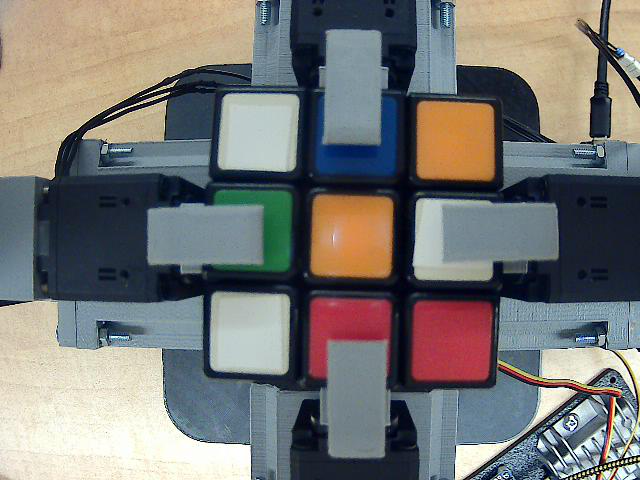
#> input picture src/frame_cube.png, 640 x 480 px, given in place of the camera
$ python 'traitement image.py'
#> lines starting #> are read from the running program, lines starting #| are printed output that depends on the picture; after the words box and inside, x2 and y2 are one past the last pixel; in counts of white or black regions, pixels touching at a corner belong together
# The file to analyze the colors on the cube
import numpy as np
import cv2
cap = cv2.VideoCapture(1)

YellowL_limit = np.array([25, 80, 0])  # setting the yellow lower limit
YellowU_limit = np.array([39, 255, 194])  # setting the yellow upper limit

BlueL_limit = np.array([110, 80, 0])  # setting the yellow lower limit
BlueU_limit = np.array([130, 255, 194])

RedL_limit = np.array([141, 80, 0])  # setting the yellow lower limit
RedU_limit = np.array([180, 255, 194])

OrangeL_limit = np.array([10, 80, 0])  # setting the yellow lower limit
OrangeU_limit = np.array([25, 255, 194])

GreenL_limit = np.array([40, 80, 0])  # setting the yellow lower limit
GreenU_limit = np.array([100, 255, 194])

WhiteL_limit = np.array([0, 0, 120])  # setting the yellow lower limit
WhiteU_limit = np.array([180, 79, 255])


# frames = np.array([[1,1,1],[1,1,1],[1,1,1]])
def colorofsquare(leframe):
    Y_mask = cv2.inRange(leframe, YellowL_limit, YellowU_limit)
    yellow_pixel_count = cv2.countNonZero(Y_mask)
    cv2.imshow('Yellow pixel count',Y_mask)

    B_mask = cv2.inRange(leframe, BlueL_limit, BlueU_limit)
    blue_pixel_count = cv2.countNonZero(B_mask)

    R_mask = cv2.inRange(leframe, RedL_limit, RedU_limit)
    red_pixel_count = cv2.countNonZero(R_mask)

    O_mask = cv2.inRange(leframe, OrangeL_limit, OrangeU_limit)
    orange_pixel_count = cv2.countNonZero(O_mask)

    G_mask = cv2.inRange(leframe, GreenL_limit, GreenU_limit)
    green_pixel_count = cv2.countNonZero(G_mask)

    W_mask = cv2.inRange(leframe, WhiteL_limit, WhiteU_limit)
    white_pixel_count = cv2.countNonZero(W_mask)

    couleur = max(blue_pixel_count, red_pixel_count, orange_pixel_count, green_pixel_count, yellow_pixel_count, white_pixel_count)
    if couleur == blue_pixel_count:
        return "B"
    elif couleur == red_pixel_count:
        return "R"
    elif couleur == orange_pixel_count:
        return "O"
    elif couleur == green_pixel_count:
        return "G"
    elif couleur == yellow_pixel_count:
        return "Y"
    elif couleur == white_pixel_count:
        return "W"
def faceofdacube():
    ret, frame = cap.read()
#> frame is the input picture: shape (480, 640, 3); mean B, G, R 117.6, 119.8, 120.4
    width = np.size(frame, 1)
#> width = 640
    height = np.size(frame, 0)
#> height = 480

    coin_sup_gauche = [0, 0]
    coin_inf_droit = [width, height]
#> coin_inf_droit = [640, 480]

    cote_cube = 100

    # Barre horizontales
    haut_1_x = 100
    bas_1_x = 200

    haut_2_x = haut_1_x + cote_cube
    bas_2_x = bas_1_x + cote_cube

    haut_3_x = haut_2_x + cote_cube
    bas_3_x = bas_2_x + cote_cube

    # Barres verticales
    gauche_x_1 = 200
    droite_x_1 = 300

    gauche_x_2 = gauche_x_1 + cote_cube
    droite_x_2 = droite_x_1 + cote_cube

    gauche_x_3 = gauche_x_2 + cote_cube
    droite_x_3 = droite_x_2 + cote_cube

    filtered = cv2.GaussianBlur(frame, (5, 5), cv2.BORDER_DEFAULT)

    into_hsv = cv2.cvtColor(filtered, cv2.COLOR_BGR2HSV)
#> into_hsv: shape (480, 640, 3); mean H, S, V 78.7, 84.4, 138
    into_hsv_filtered = cv2.cvtColor(filtered, cv2.COLOR_BGR2HSV)
    frame_cube = into_hsv[haut_1_x:bas_3_x, gauche_x_1:droite_x_3].copy()
#> frame_cube: shape (300, 300, 3); mean H, S, V 94.8, 111.2, 125.2
    cv2.imshow('1_1', frame_cube)
    frame_1_1 = into_hsv[haut_1_x:bas_1_x, gauche_x_1:droite_x_1].copy()
#> frame_1_1: shape (100, 100, 3); mean H, S, V 88.9, 70.3, 140.4
    frame_2_1 = into_hsv[haut_2_x:bas_2_x, gauche_x_1:droite_x_1].copy()
#> frame_2_1: shape (100, 100, 3); mean H, S, V 92.7, 109.9, 102.5
    frame_3_1 = into_hsv[haut_3_x:bas_3_x, gauche_x_1:droite_x_1].copy()
#> frame_3_1: shape (100, 100, 3); mean H, S, V 88.6, 50.2, 147.9

    frame_1_2 = into_hsv[haut_1_x:bas_1_x, gauche_x_2:droite_x_2].copy()
#> frame_1_2: shape (100, 100, 3); mean H, S, V 102.2, 145, 92.9
    frame_2_2 = into_hsv[haut_2_x:bas_2_x, gauche_x_2:droite_x_2].copy()
#> frame_2_2: shape (100, 100, 3); mean H, S, V 48.1, 145, 136.8
    frame_3_2 = into_hsv[haut_3_x:bas_3_x, gauche_x_2:droite_x_2].copy()
#> frame_3_2: shape (100, 100, 3); mean H, S, V 136.7, 108, 125.3

    frame_1_3 = into_hsv[haut_1_x:bas_1_x, gauche_x_3:droite_x_3].copy()
#> frame_1_3: shape (100, 100, 3); mean H, S, V 47.3, 153.7, 133.5
    frame_2_3 = into_hsv[haut_2_x:bas_2_x, gauche_x_3:droite_x_3].copy()
#> frame_2_3: shape (100, 100, 3); mean H, S, V 93.7, 73.4, 119.9
    frame_3_3 = into_hsv[haut_3_x:bas_3_x, gauche_x_3:droite_x_3].copy()
#> frame_3_3: shape (100, 100, 3); mean H, S, V 154.8, 145, 127.8

    # ret will return a true value if the frame exists otherwise False
    into_hsv = cv2.cvtColor(frame, cv2.COLOR_BGR2HSV)
#> into_hsv: shape (480, 640, 3); mean H, S, V 78.8, 89.3, 138.3

    # creating the mask using inRange() function
    # this will produce an image where the color of the objects
    # falling in the range will turn white and rest will be black
    '''
    yellow = cv2.bitwise_and(frame, frame, mask=Y_mask)
    blue = cv2.bitwise_and(frame, frame, mask=B_mask)
    red = cv2.bitwise_and(frame, frame, mask=R_mask)
    orange = cv2.bitwise_or(frame, frame, mask=O_mask)
    green = cv2.bitwise_and(frame, frame, mask=G_mask)
    white = cv2.bitwise_and(frame, frame, mask=W_mask)
    '''


    cv2.imshow('Original', frame)  # to display the original frame
    '''
    cv2.imshow('Filtered', filtered)  # to display the original frame
    cv2.imshow('hsv', into_hsv)  # to display the original frame
    cv2.imshow('hsv_filtered', into_hsv_filtered)  # to display the original frame
    cv2.imshow('frame1_1', frame_1_1)

    cv2.imshow('1_1', frame_1_1)
    cv2.imshow('2_1', frame_2_1)
    cv2.imshow('3_1', frame_3_1)

    cv2.imshow('1_2', frame_1_2)
    cv2.imshow('2_2', frame_2_2)
    cv2.imshow('3_2', frame_3_2)

    cv2.imshow('1_3', frame_1_3)
    cv2.imshow('2_3', frame_2_3)
    cv2.imshow('3_3', frame_3_3)

    cv2.imshow('Orange Detector', O_mask)  # to display the yellow object output
    cv2.imshow('White Detector', W_mask)
    cv2.imshow('Yellow Detector', Y_mask)
    cv2.imshow('Blue Detector', B_mask)
    cv2.imshow('Red Detector', R_mask)
    cv2.imshow('Green Detector', G_mask)
    '''

    square1_1 = colorofsquare(frame_1_1)
#> in colorofsquare, `Y_mask = cv2.inRange(leframe, YellowL_limit, YellowU_limit)`: Y_mask: shape (100, 100); every value is 0
#> in colorofsquare, `yellow_pixel_count = cv2.countNonZero(Y_mask)`: yellow_pixel_count = 0
#> in colorofsquare, `B_mask = cv2.inRange(leframe, BlueL_limit, BlueU_limit)`:
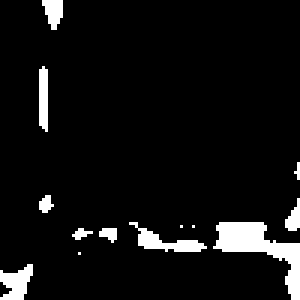
#> B_mask: shape (100, 100) (shown 3 times larger); 6.6% white; 13 white regions (5 under 20 px), largest, box (x1, y1, x2, y2) and area: (71, 74, 100, 100) 273, (43, 74, 69, 84) 93, (0, 88, 11, 100) 83
#> in colorofsquare, `blue_pixel_count = cv2.countNonZero(B_mask)`: blue_pixel_count = 658
#> in colorofsquare, `red_pixel_count = cv2.countNonZero(R_mask)`: red_pixel_count = 0
#> in colorofsquare, `G_mask = cv2.inRange(leframe, GreenL_limit, GreenU_limit)`: G_mask: shape (100, 100); 11.3% white; 5 white regions (3 under 20 px), largest, box (x1, y1, x2, y2) and area: (11, 84, 96, 100) 1094, (20, 71, 32, 75) 25
#> in colorofsquare, `green_pixel_count = cv2.countNonZero(G_mask)`: green_pixel_count = 1130
#> in colorofsquare, `W_mask = cv2.inRange(leframe, WhiteL_limit, WhiteU_limit)`: W_mask: shape (100, 100); 57.4% white; 1 black region, box (x1, y1, x2, y2) and area: (0, 0, 100, 100) 4264
#> in colorofsquare, `white_pixel_count = cv2.countNonZero(W_mask)`: white_pixel_count = 5736
#> square1_1 = 'W'
    square2_1 = colorofsquare(frame_2_1)
#> in colorofsquare (call 2), `B_mask = cv2.inRange(leframe, BlueL_limit, BlueU_limit)`: B_mask: shape (100, 100); 12.8% white; 4 white regions, box (x1, y1, x2, y2) and area: (0, 32, 100, 100) 1199, (5, 67, 13, 73) 28, (0, 0, 9, 3) 25, (97, 0, 100, 8) 23
#> in colorofsquare (call 2), `blue_pixel_count = cv2.countNonZero(B_mask)`: blue_pixel_count = 1275
#> in colorofsquare (call 2), `G_mask = cv2.inRange(leframe, GreenL_limit, GreenU_limit)`:
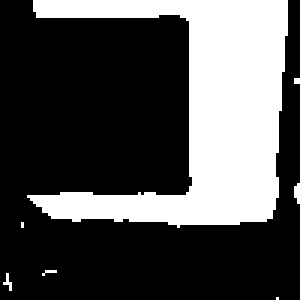
#> G_mask: shape (100, 100) (shown 3 times larger); 30.7% white; 7 white regions (6 under 20 px), largest, box (x1, y1, x2, y2) and area: (9, 0, 96, 76) 3041
#> in colorofsquare (call 2), `green_pixel_count = cv2.countNonZero(G_mask)`: green_pixel_count = 3072
#> in colorofsquare (call 2), `W_mask = cv2.inRange(leframe, WhiteL_limit, WhiteU_limit)`: W_mask: shape (100, 100); 40.3% white; 3 white regions (1 under 20 px), largest, box (x1, y1, x2, y2) and area: (0, 4, 63, 65) 3563, (12, 93, 89, 100) 467
#> in colorofsquare (call 2), `white_pixel_count = cv2.countNonZero(W_mask)`: white_pixel_count = 4032
#> square2_1 = 'W'
    square3_1 = colorofsquare(frame_3_1)
#> in colorofsquare (call 3), `B_mask = cv2.inRange(leframe, BlueL_limit, BlueU_limit)`: B_mask: shape (100, 100); 9% white; 8 white regions (5 under 20 px), largest, box (x1, y1, x2, y2) and area: (41, 0, 100, 89) 758, (17, 73, 35, 79) 67, (5, 4, 10, 23) 60
#> in colorofsquare (call 3), `G_mask = cv2.inRange(leframe, GreenL_limit, GreenU_limit)`: G_mask: shape (100, 100); 0.67% white in thin lines or dots, all inside (x1, y1, x2, y2) = (3, 0, 98, 89)
#> in colorofsquare (call 3), `W_mask = cv2.inRange(leframe, WhiteL_limit, WhiteU_limit)`: W_mask: shape (100, 100); 66.3% white; 4 black regions (3 under 20 px), largest, box (x1, y1, x2, y2) and area: (0, 0, 100, 100) 3334
#> square3_1 = 'W'

    square1_2 = colorofsquare(frame_1_2)
#> in colorofsquare (call 4), `B_mask = cv2.inRange(leframe, BlueL_limit, BlueU_limit)`: B_mask: shape (100, 100); 22.7% white; 18 white regions (15 under 20 px), largest, box (x1, y1, x2, y2) and area: (0, 7, 100, 100) 1751, (37, 46, 80, 56) 237, (3, 0, 19, 30) 184
#> in colorofsquare (call 4), `R_mask = cv2.inRange(leframe, RedL_limit, RedU_limit)`: R_mask: shape (100, 100); 0.03% white in thin lines or dots, all inside (x1, y1, x2, y2) = (92, 98, 95, 100)
#> in colorofsquare (call 4), `O_mask = cv2.inRange(leframe, OrangeL_limit, OrangeU_limit)`: O_mask: shape (100, 100); 3.7% white; 1 white region, box (x1, y1, x2, y2) and area: (13, 93, 91, 100) 372
#> in colorofsquare (call 4), `G_mask = cv2.inRange(leframe, GreenL_limit, GreenU_limit)`: G_mask: shape (100, 100); 0.13% white in thin lines or dots, all inside (x1, y1, x2, y2) = (21, 19, 81, 90)
#> in colorofsquare (call 4), `W_mask = cv2.inRange(leframe, WhiteL_limit, WhiteU_limit)`: W_mask: shape (100, 100); 23.1% white; 1 white region, box (x1, y1, x2, y2) and area: (24, 0, 81, 44) 2309
#> square1_2 = 'W'
    square2_2 = colorofsquare(frame_2_2)
#> in colorofsquare (call 5), `B_mask = cv2.inRange(leframe, BlueL_limit, BlueU_limit)`: B_mask: shape (100, 100); 18.6% white; 2 white regions, box (x1, y1, x2, y2) and area: (0, 0, 100, 100) 1683, (95, 0, 100, 58) 178
#> in colorofsquare (call 5), `R_mask = cv2.inRange(leframe, RedL_limit, RedU_limit)`: R_mask: shape (100, 100); 2.3% white; 7 white regions (5 under 20 px), largest, box (x1, y1, x2, y2) and area: (10, 97, 91, 100) 198, (95, 8, 97, 24) 22
#> in colorofsquare (call 5), `O_mask = cv2.inRange(leframe, OrangeL_limit, OrangeU_limit)`: O_mask: shape (100, 100); 25.9% white; 1 white region, box (x1, y1, x2, y2) and area: (9, 0, 97, 81) 2586
#> in colorofsquare (call 5), `G_mask = cv2.inRange(leframe, GreenL_limit, GreenU_limit)`: G_mask: shape (100, 100); 0.11% white in thin lines or dots, all inside (x1, y1, x2, y2) = (0, 63, 36, 85)
#> in colorofsquare (call 5), `W_mask = cv2.inRange(leframe, WhiteL_limit, WhiteU_limit)`: W_mask: shape (100, 100); 0.49% white; 1 white region, box (x1, y1, x2, y2) and area: (32, 32, 38, 42) 49
#> square2_2 = 'O'
    square3_2 = colorofsquare(frame_3_2)
#> in colorofsquare (call 6), `B_mask = cv2.inRange(leframe, BlueL_limit, BlueU_limit)`: B_mask: shape (100, 100); 7% white; 15 white regions (7 under 20 px), largest, box (x1, y1, x2, y2) and area: (0, 23, 7, 76) 265, (94, 19, 100, 77) 170, (88, 79, 100, 89) 60
#> in colorofsquare (call 6), `blue_pixel_count = cv2.countNonZero(B_mask)`: blue_pixel_count = 698
#> in colorofsquare (call 6), `R_mask = cv2.inRange(leframe, RedL_limit, RedU_limit)`:
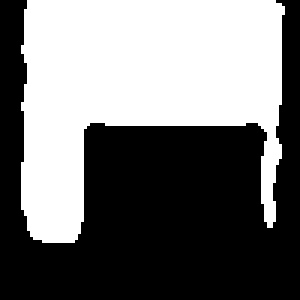
#> R_mask: shape (100, 100) (shown 3 times larger); 45.1% white; 1 white region, box (x1, y1, x2, y2) and area: (7, 0, 95, 81) 4515
#> in colorofsquare (call 6), `red_pixel_count = cv2.countNonZero(R_mask)`: red_pixel_count = 4515
#> in colorofsquare (call 6), `orange_pixel_count = cv2.countNonZero(O_mask)`: orange_pixel_count = 0
#> in colorofsquare (call 6), `G_mask = cv2.inRange(leframe, GreenL_limit, GreenU_limit)`: G_mask: shape (100, 100); 0.06% white in thin lines or dots, all inside (x1, y1, x2, y2) = (5, 69, 96, 77)
#> in colorofsquare (call 6), `green_pixel_count = cv2.countNonZero(G_mask)`: green_pixel_count = 6
#> in colorofsquare (call 6), `W_mask = cv2.inRange(leframe, WhiteL_limit, WhiteU_limit)`:
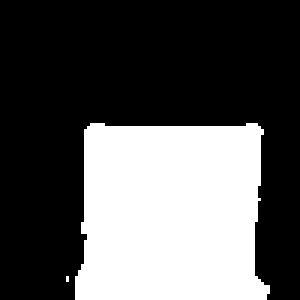
#> W_mask: shape (100, 100) (shown 3 times larger); 34.3% white; 2 white regions (1 under 20 px), largest, box (x1, y1, x2, y2) and area: (25, 41, 90, 100) 3430
#> in colorofsquare (call 6), `white_pixel_count = cv2.countNonZero(W_mask)`: white_pixel_count = 3432
#> in colorofsquare (call 6), `couleur = max(blue_pixel_count, red_pixel_count, orange_pixel_count, g..`: couleur = 4515
#> square3_2 = 'R'

    square1_3 = colorofsquare(frame_1_3)
#> in colorofsquare (call 7), `B_mask = cv2.inRange(leframe, BlueL_limit, BlueU_limit)`: B_mask: shape (100, 100); 18.5% white; 17 white regions (12 under 20 px), largest, box (x1, y1, x2, y2) and area: (0, 0, 60, 100) 1427, (61, 48, 100, 96) 300, (46, 97, 64, 99) 35, (91, 0, 99, 3) 22, (80, 95, 87, 99) 22
#> in colorofsquare (call 7), `blue_pixel_count = cv2.countNonZero(B_mask)`: blue_pixel_count = 1849
#> in colorofsquare (call 7), `R_mask = cv2.inRange(leframe, RedL_limit, RedU_limit)`: R_mask: shape (100, 100); 0.25% white in thin lines or dots, all inside (x1, y1, x2, y2) = (34, 29, 97, 85)
#> in colorofsquare (call 7), `red_pixel_count = cv2.countNonZero(R_mask)`: red_pixel_count = 25
#> in colorofsquare (call 7), `O_mask = cv2.inRange(leframe, OrangeL_limit, OrangeU_limit)`:
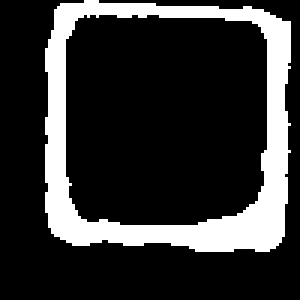
#> O_mask: shape (100, 100) (shown 3 times larger); 19.9% white; 1 white region, box (x1, y1, x2, y2) and area: (15, 0, 97, 84) 1994
#> in colorofsquare (call 7), `orange_pixel_count = cv2.countNonZero(O_mask)`: orange_pixel_count = 1994
#> in colorofsquare (call 7), `G_mask = cv2.inRange(leframe, GreenL_limit, GreenU_limit)`: G_mask: shape (100, 100); 0.66% white in thin lines or dots, all inside (x1, y1, x2, y2) = (17, 91, 80, 96)
#> in colorofsquare (call 7), `green_pixel_count = cv2.countNonZero(G_mask)`: green_pixel_count = 66
#> in colorofsquare (call 7), `W_mask = cv2.inRange(leframe, WhiteL_limit, WhiteU_limit)`: W_mask: shape (100, 100); 0.56% white; 1 white region, box (x1, y1, x2, y2) and area: (20, 98, 59, 100) 56
#> in colorofsquare (call 7), `white_pixel_count = cv2.countNonZero(W_mask)`: white_pixel_count = 56
#> in colorofsquare (call 7), `couleur = max(blue_pixel_count, red_pixel_count, orange_pixel_count, g..`: couleur = 1994
#> square1_3 = 'O'
    square2_3 = colorofsquare(frame_2_3)
#> in colorofsquare (call 8), `B_mask = cv2.inRange(leframe, BlueL_limit, BlueU_limit)`: B_mask: shape (100, 100); 22.4% white; 7 white regions (4 under 20 px), largest, box (x1, y1, x2, y2) and area: (0, 21, 100, 100) 1978, (0, 0, 16, 20) 200, (92, 0, 100, 3) 23
#> in colorofsquare (call 8), `blue_pixel_count = cv2.countNonZero(B_mask)`: blue_pixel_count = 2235
#> in colorofsquare (call 8), `R_mask = cv2.inRange(leframe, RedL_limit, RedU_limit)`: R_mask: shape (100, 100); 0.46% white in thin lines or dots, all inside (x1, y1, x2, y2) = (23, 99, 87, 100)
#> in colorofsquare (call 8), `red_pixel_count = cv2.countNonZero(R_mask)`: red_pixel_count = 46
#> in colorofsquare (call 8), `orange_pixel_count = cv2.countNonZero(O_mask)`: orange_pixel_count = 0
#> in colorofsquare (call 8), `G_mask = cv2.inRange(leframe, GreenL_limit, GreenU_limit)`: G_mask: shape (100, 100); 0.16% white in thin lines or dots, all inside (x1, y1, x2, y2) = (7, 4, 97, 99)
#> in colorofsquare (call 8), `green_pixel_count = cv2.countNonZero(G_mask)`: green_pixel_count = 16
#> in colorofsquare (call 8), `W_mask = cv2.inRange(leframe, WhiteL_limit, WhiteU_limit)`:
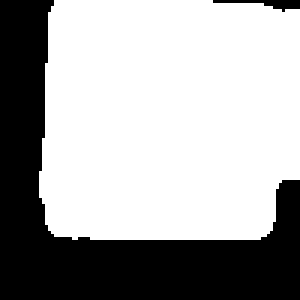
#> W_mask: shape (100, 100) (shown 3 times larger); 65.6% white; 2 black regions, box (x1, y1, x2, y2) and area: (0, 0, 100, 100) 3385, (71, 0, 100, 4) 51
#> in colorofsquare (call 8), `white_pixel_count = cv2.countNonZero(W_mask)`: white_pixel_count = 6564
#> square2_3 = 'W'
    square3_3 = colorofsquare(frame_3_3)
#> in colorofsquare (call 9), `B_mask = cv2.inRange(leframe, BlueL_limit, BlueU_limit)`:
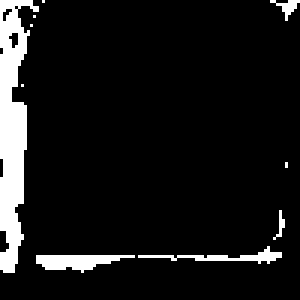
#> B_mask: shape (100, 100) (shown 3 times larger); 8.8% white; 10 white regions (6 under 20 px), largest, box (x1, y1, x2, y2) and area: (0, 0, 13, 91) 634, (12, 85, 45, 91) 119, (46, 82, 94, 88) 84, (90, 0, 100, 7) 26
#> in colorofsquare (call 9), `blue_pixel_count = cv2.countNonZero(B_mask)`: blue_pixel_count = 883
#> in colorofsquare (call 9), `red_pixel_count = cv2.countNonZero(R_mask)`: red_pixel_count = 6933
#> in colorofsquare (call 9), `orange_pixel_count = cv2.countNonZero(O_mask)`: orange_pixel_count = 3
#> in colorofsquare (call 9), `green_pixel_count = cv2.countNonZero(G_mask)`: green_pixel_count = 11
#> in colorofsquare (call 9), `white_pixel_count = cv2.countNonZero(W_mask)`: white_pixel_count = 762
#> in colorofsquare (call 9), `couleur = max(blue_pixel_count, red_pixel_count, orange_pixel_count, g..`: couleur = 6933
#> square3_3 = 'R'

    daresults = [square1_1, square1_2, square1_3, square2_1, square2_2, square2_3,square3_1, square3_2, square3_3]
#> daresults = ['W', 'W', 'O', 'W', 'O', 'W', 'W', 'R', 'R']

    return daresults


while 1:
    #
    print(faceofdacube())
    if cv2.waitKey(3000) == 27:
#> (key Esc is pressed here)
        break
    # this function will be triggered when the ESC key is pressed
    # and the while loop will terminate and so will the program

cap.release()

cv2.destroyAllWindows()
